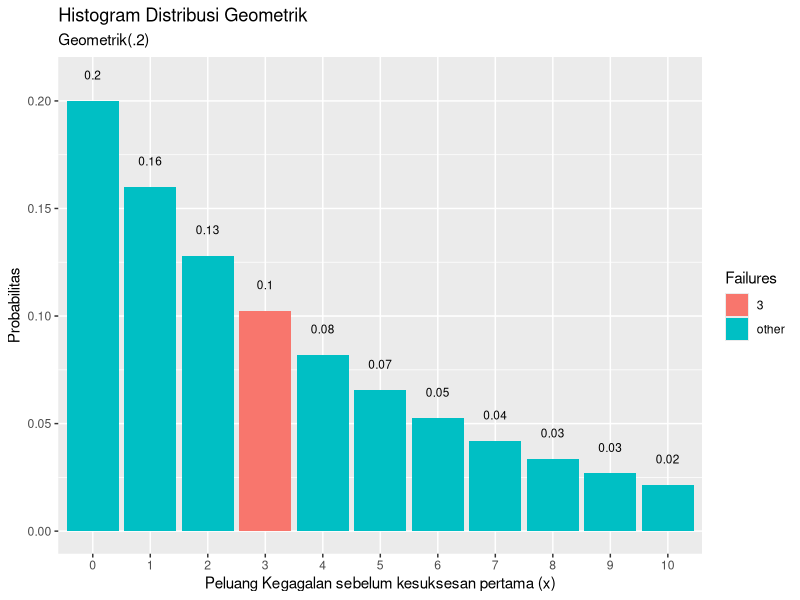

This figure's R source:
#Nama : Alya Shofarizqi Inayah
#NRP : 5025201113
#PROBSTAT E

#1.a. peluang penyurvei bertemu x = 3 orang yang tidak menghadiri 
#     acara vaksinasi sebelum keberhasilan pertama 
p = 0.20
n = 3
dgeom(x = n, prob = p)

#1.b  distribusi geometrik acak () == 3
mean(rgeom(n = 10000, prob = p) == 3)

#1.d Histogram Distribusi Geometrik
library(dplyr)
library(ggplot2)
data.frame(x = 0:10, prob = dgeom(x = 0:10, prob = p)) %>%
  mutate(Failures = ifelse(x == n, n, "other")) %>%
  ggplot(aes(x = factor(x), y = prob, fill = Failures)) +
  geom_col() +
  geom_text(
    aes(label = round(prob,2), y = prob + 0.01),
    position = position_dodge(0.9),
    size = 3,
    vjust = 0
  ) +
  labs(title = "Histogram Distribusi Geometrik",
       subtitle = "Geometrik(.2)",
       x = "Peluang Kegagalan sebelum kesuksesan pertama (x)",
       y = "Probabilitas") 

#1.e Nilai Rataan (μ) dan Varian (σ²)
Rata = 1/p
varian = (1-p)/ p^2
paste("Rataan (μ) = ", Rata)
paste("varian (σ²) = ", varian)